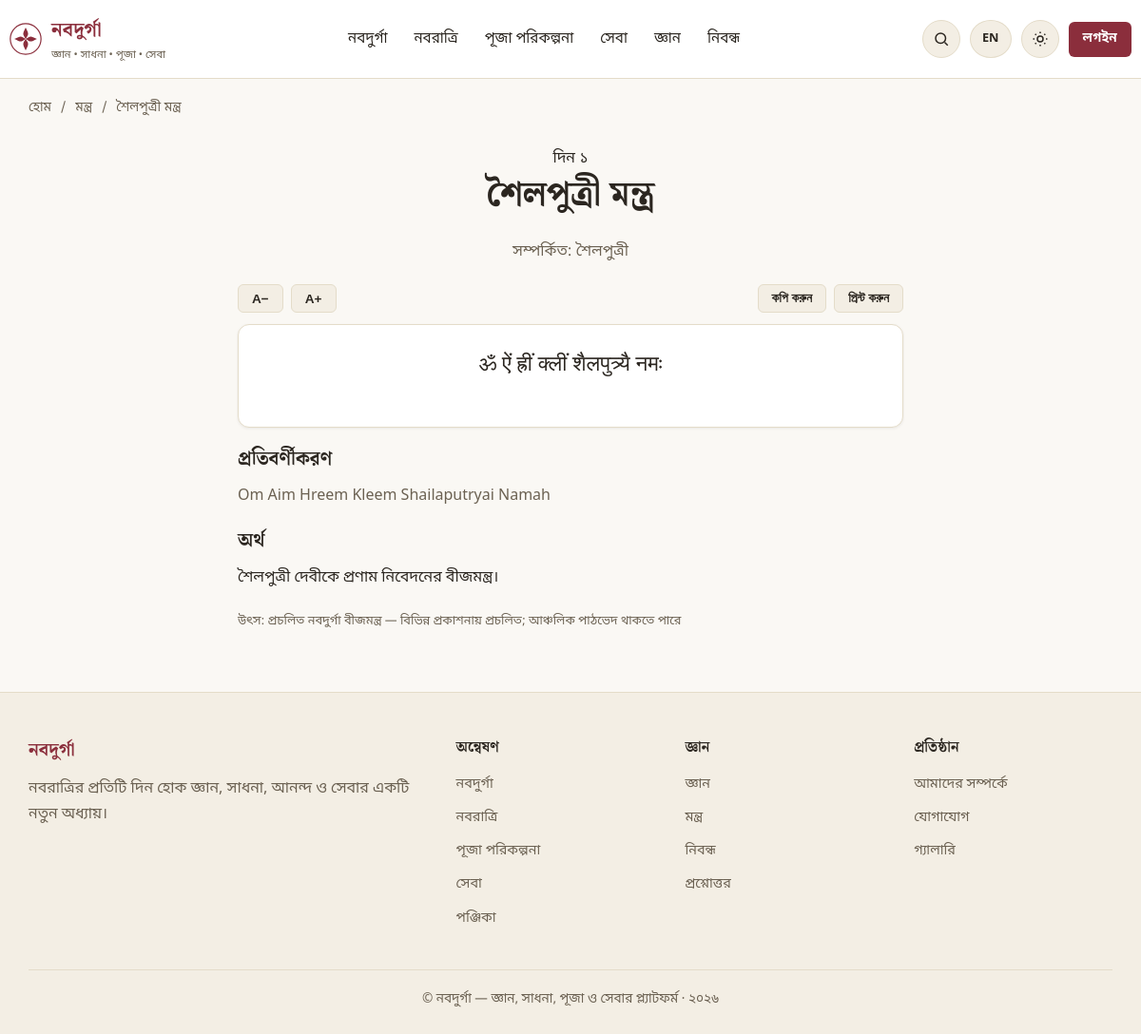
Page /mantras/shailaputri-mantra on the committed database.
### tables this page shows
CREATE TABLE IF NOT EXISTS mantras (
    id INT UNSIGNED AUTO_INCREMENT PRIMARY KEY,
    title_bn VARCHAR(255) NOT NULL,
    slug VARCHAR(255) NOT NULL UNIQUE,
    sanskrit TEXT NULL,
    transliteration TEXT NULL,
    pronunciation_bn TEXT NULL,
    meaning_bn TEXT NULL,
    meaning_en TEXT NULL,
    associated_deity VARCHAR(150) NULL,
    associated_day TINYINT UNSIGNED NULL,
    source VARCHAR(255) NULL COMMENT 'never fabricated; leave NULL if unverified',
    audio_url VARCHAR(255) NULL,
    status ENUM('active','inactive') NOT NULL DEFAULT 'active',
    created_at DATETIME NOT NULL DEFAULT CURRENT_TIMESTAMP,
    updated_at DATETIME NOT NULL DEFAULT CURRENT_TIMESTAMP ON UPDATE CURRENT_TIMESTAMP,
    INDEX idx_mantras_slug (slug)
);

### app/core/Controller.php (called while the page is built, shortened)
<?php
class Controller
{
    protected function view(string $view, array $data = [], ?string $layout = null): void
    {
        $viewFile = dirname(__DIR__) . '/views/' . $view . '.php';
        extract($data, EXTR_SKIP);
        require $viewFile;
    }
}

### app/controllers/MantraController.php (called while the page is built, shortened)
<?php
class MantraController extends Controller
{
    public function show(Request $request, string $slug): void
    {
        $repo = new MantraRepository();
        $item = $repo->findBySlug($slug);
        $this->view('pages/mantras/show', [
            'title' => $item['title_bn'],
            'metaDescription' => truncate($item['meaning_bn'], 160),
            'breadcrumbs' => [['label' => 'মন্ত্র', 'url' => '/mantras'], ['label' => $item['title_bn']]],
            'item' => $item,
        ]);
    }
}

### public/index.php (called while the page is built, shortened)
<?php
$router = new \App\Core\Router();
$router->setBasePath(\App\Core\Env::get('APP_BASE_PATH', ''));
$request = new \App\Core\Request();
$router->dispatch($request);

### app/core/Repository.php (called while the page is built, shortened)
<?php
abstract class Repository
{
    protected PDO $db;
    protected string $table;
    public function __construct()
    {
        $this->db = Database::connection();
    }
    public function findBy(string $column, $value): ?array
    {
        $stmt = $this->db->prepare("SELECT * FROM {$this->table} WHERE {$column} = :value LIMIT 1");
        $stmt->execute(['value' => $value]);
        $row = $stmt->fetch();
        return $row ?: null;
    }
    public function findBySlug(string $slug): ?array
    {
        return $this->findBy('slug', $slug);
    }
}

### app/core/Autoloader.php (called while the page is built, shortened)
<?php
class Autoloader
{
    protected static array $map = [
        'App\\Core\\' => 'core/',
        'App\\Controllers\\Admin\\' => 'controllers/admin/',
        'App\\Controllers\\' => 'controllers/',
        'App\\Models\\' => 'models/',
        'App\\Repositories\\' => 'repositories/',
        'App\\Services\\' => 'services/',
        'App\\Middleware\\' => 'middleware/',
        'App\\Validators\\' => 'validators/',
        'App\\Helpers\\' => 'helpers/',
    ];
    public static function register(string $appPath): void
    {
        spl_autoload_register(function (string $class) use ($appPath) {
            foreach (self::$map as $prefix => $dir) {
                if (str_starts_with($class, $prefix)) {
                    $relative = substr($class, strlen($prefix));
                    $relative = str_replace('\\', '/', $relative);
                    $file = rtrim($appPath, '/\\') . '/' . $dir . $relative . '.php';
                    if (is_file($file)) {
                        return;
                    }
                }
            }
        });
    }
}

### app/core/Env.php (called while the page is built, shortened)
<?php
class Env
{
    public static function get(string $key, $default = null)
    {
        $value = $_ENV[$key] ?? getenv($key);
        return match (strtolower((string) $value)) {
            'true', '(true)' => true,
            'false', '(false)' => false,
            'null', '(null)' => null,
            'empty', '(empty)' => '',
            default => $value,
        };
    }
}

### app/core/Database.php (called while the page is built, shortened)
<?php
class Database
{
    protected static ?PDO $instance = null;
    public static function connection(): PDO
    {
        if (self::$instance === null) {
            $host = Env::get('DB_HOST', '127.0.0.1');
            $port = Env::get('DB_PORT', '3306');
            $name = Env::get('DB_DATABASE', 'navadurga_db');
            $user = Env::get('DB_USERNAME', 'root');
            $pass = Env::get('DB_PASSWORD', '');
            $charset = Env::get('DB_CHARSET', 'utf8mb4');
            $dsn = "mysql:host={$host};port={$port};dbname={$name};charset={$charset}";
            try {
                self::$instance = new PDO($dsn, $user, $pass, [
                    PDO::ATTR_ERRMODE => PDO::ERRMODE_EXCEPTION,
                    PDO::ATTR_DEFAULT_FETCH_MODE => PDO::FETCH_ASSOC,
                    PDO::ATTR_EMULATE_PREPARES => true,
                ]);
            } catch (PDOException $e) {
                if (Env::get('APP_DEBUG', false)) {
                    throw $e;
                }
                http_response_code(500);
                require dirname(__DIR__) . '/views/errors/500.php';
                exit;
            }
        }
        return self::$instance;
    }
}

### app/helpers/functions.php (called while the page is built, shortened)
<?php
if (!function_exists('e')) {
    function e(?string $value): string
    {
        return htmlspecialchars($value ?? '', ENT_QUOTES, 'UTF-8');
    }
}
if (!function_exists('bn_digits')) {
    function bn_digits($number): string
    {
        $western = ['0','1','2','3','4','5','6','7','8','9'];
        $bengali = ['০','১','২','৩','৪','৫','৬','৭','৮','৯'];
        return str_replace($western, $bengali, (string) $number);
    }
}

### app/views/pages/mantras/show.php (the view, shortened to what this page needs)
<article style="max-width:700px;margin:0 auto;">
    <header class="text-center" style="margin-bottom:20px;">
        <?php if ($item['associated_day']): ?><span class="day-badge">দিন <?= bn_digits($item['associated_day']) ?></span><?php endif; ?>
        <h1><?= e($item['title_bn']) ?></h1>
        <?php if ($item['associated_deity']): ?><p class="text-muted">সম্পর্কিত: <?= e($item['associated_deity']) ?></p><?php endif; ?>
    </header>
    <div class="flex gap-8 justify-between" style="margin-bottom:12px;flex-wrap:wrap;">
        <div class="flex gap-8">
            <button class="btn btn-ghost btn-sm" id="font-decrease" aria-label="লেখা ছোট করুন">A−</button>
            <button class="btn btn-ghost btn-sm" id="font-increase" aria-label="লেখা বড় করুন">A+</button>
        </div>
        <div class="flex gap-8">
            <button class="btn btn-ghost btn-sm" id="copy-mantra">কপি করুন</button>
            <button class="btn btn-ghost btn-sm" data-print>প্রিন্ট করুন</button>
        </div>
    </div>
    <div class="card">
        <div class="card-body text-center">
            <p id="mantra-sanskrit" style="font-family:var(--font-heading);font-size:1.4rem;line-height:2;"><?= nl2br(e($item['sanskrit'])) ?></p>
        </div>
    </div>
    <?php if ($item['transliteration']): ?>
    <section style="margin-top:20px;">
        <h3>প্রতিবর্ণীকরণ</h3>
        <p class="text-muted"><?= nl2br(e($item['transliteration'])) ?></p>
    </section>
    <?php endif; ?>
    <?php if ($item['meaning_bn']): ?>
    <section style="margin-top:20px;">
        <h3>অর্থ</h3>
        <p><?= nl2br(e($item['meaning_bn'])) ?></p>
    </section>
    <?php endif; ?>
    <?php if ($item['source']): ?>
    <p class="text-muted" style="font-size:0.8rem;margin-top:20px;">উৎস: <?= e($item['source']) ?></p>
    <?php else: ?>
    <p class="disclaimer-note" style="margin-top:20px;">উৎস উল্লেখ যাচাইযোগ্যভাবে পাওয়া যায়নি; ঐতিহ্যভেদে পাঠের পার্থক্য থাকতে পারে।</p>
    <?php endif; ?>
</article>

### app/core/Router.php (shortened to what this page needs)
<?php
class Router
{
    protected array $routes = [];
    protected string $basePath = '';
    public function setBasePath(string $path): void
    {
        $this->basePath = rtrim($path, '/');
    }
    protected function add(string $method, string $uri, $handler, array $middleware): void
    {
        $this->routes[] = [
            'method' => $method,
            'uri' => '/' . trim($uri, '/'),
            'handler' => $handler,
            'middleware' => $middleware,
        ];
    }
    public function dispatch(Request $request): void
    {
        $method = $request->method();
        $uri = $request->uriPath($this->basePath);
        foreach ($this->routes as $route) {
            if ($route['method'] !== $method) {
                continue;
            }
            $pattern = $this->compile($route['uri']);
            if (preg_match($pattern, $uri, $matches)) {
                $params = array_filter($matches, 'is_string', ARRAY_FILTER_USE_KEY);
                $this->call($route['handler'], $request, $params);
                return;
            }
        }
    }
    protected function compile(string $uri): string
    {
        $pattern = preg_replace('#\{([a-zA-Z_][a-zA-Z0-9_]*)\}#', '(?P<$1>[^/]+)', $uri);
        return '#^' . $pattern . '$#u';
    }
    protected function call($handler, Request $request, array $params): void
    {
        [$class, $method] = $handler;
        $controller = new $class();
        call_user_func_array([$controller, $method], array_merge([$request], array_values($params)));
    }
}

### public/assets/css/app.css (style rules this page uses)
:root { --color-bg: #FAF8F4; --color-surface: #FFFFFF; --color-surface-alt: #F3EEE4; --color-border: #E4DCC9; --color-text: #2B2620; --color-text-muted: #6B6152; --color-primary: #8B2E3C; --color-primary-dark: #6E1F2B; --color-primary-soft: #F4E4E6; --color-accent: #B8842E; --color-accent-soft: #F6ECD9; --color-success: #2F6D4F; --color-success-soft: #E4F1EA; --color-danger: #B3261E; --color-danger-soft: #FBE7E5; --color-info: #2E5D8B; --color-info-soft: #E4EDF6; --shadow-sm: 0 1px 3px rgba(43, 38, 32, 0.08); --shadow-md: 0 4px 16px rgba(43, 38, 32, 0.10); --radius-sm: 6px; --radius-md: 12px; --radius-lg: 20px; --font-body: 'Noto Sans Bengali', 'Nirmala UI', 'Vrinda', 'Noto Sans', system-ui, sans-serif; --font-heading: 'Noto Serif Bengali', 'Nirmala UI', 'Vrinda', 'Noto Serif', Georgia, serif; --container-width: 1180px; }
* { box-sizing: border-box; }
html { scroll-behavior: smooth; }
body { margin: 0; font-family: var(--font-body); background: var(--color-bg); color: var(--color-text); line-height: 1.7; font-size: 16px; -webkit-font-smoothing: antialiased; }
h1, h2, h3, h4 { font-family: var(--font-heading); font-weight: 700; line-height: 1.35; margin: 0 0 0.6em; color: var(--color-text); }
h1 { font-size: clamp(1.9rem, 3vw, 2.6rem); }
h3 { font-size: 1.25rem; }
p { margin: 0 0 1em; color: var(--color-text); }
.btn { display: inline-flex; align-items: center; justify-content: center; gap: 8px; padding: 11px 22px; border-radius: var(--radius-sm); font-weight: 600; font-size: 0.95rem; border: 1px solid transparent; cursor: pointer; transition: transform 0.05s ease, background 0.15s ease; text-decoration: none; }
.btn-ghost { background: var(--color-surface-alt); color: var(--color-text); border-color: var(--color-border); }
.btn-sm { padding: 6px 14px; font-size: 0.85rem; }
.card { background: var(--color-surface); border: 1px solid var(--color-border); border-radius: var(--radius-md); box-shadow: var(--shadow-sm); overflow: hidden; }
.card-body { padding: 20px; }
.text-center { text-align: center; }
.text-muted { color: var(--color-text-muted); }
.flex { display: flex; }
.justify-between { justify-content: space-between; }
.gap-8 { gap: 8px; }

### rows in the picture
mantras: associated_day "১", title_bn "শৈলপুত্রী মন্ত্র", associated_deity "শৈলপুত্রী", sanskrit "ॐ ऐं ह्रीं क्लीं शैलपुत्र्यै नमः", transliteration "Om Aim Hreem Kleem Shailaputryai Namah", meaning_bn "শৈলপুত্রী দেবীকে প্রণাম নিবেদনের বীজমন্ত্র।", source "প্রচলিত নবদুর্গা বীজমন্ত্র — বিভিন্ন প্রকাশনায় প্রচলিত; আঞ্চলিক পাঠভেদ থাকতে পারে"

### other values in the picture
setting('site_name', 'নবদুর্গা') "নবদুর্গা"
setting('site_subtitle', 'জ্ঞান • সাধনা • পূজা • সেবা') "জ্ঞান • সাধনা • পূজা • সেবা"
t('nav.navadurga') "নবদুর্গা"
t('nav.navaratri') "নবরাত্রি"
t('nav.puja_planning') "পূজা পরিকল্পনা"
t('nav.seva') "সেবা"
t('nav.learning') "জ্ঞান"
t('nav.articles') "নিবন্ধ"
t('nav.login') "লগইন"
$crumb['label'] "মন্ত্র"
$crumb['label'] "শৈলপুত্রী মন্ত্র"
t('footer.explore') "অন্বেষণ"
t('nav.calendar') "পঞ্জিকা"
t('footer.knowledge') "জ্ঞান"
t('nav.mantras') "মন্ত্র"
